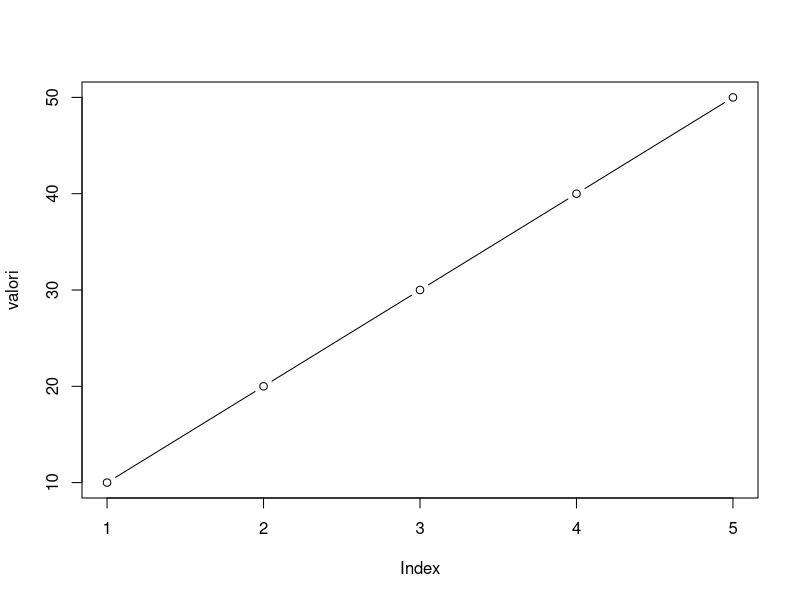

This chart was generated by the following R code:
# Creo un vettore di numeri
valori <- c(10, 20, 30, 40, 50)

# Calcolo e stampo la media
media <- mean(valori)
print(media) 

# Creo un grafico
plot(valori, type = "b")
